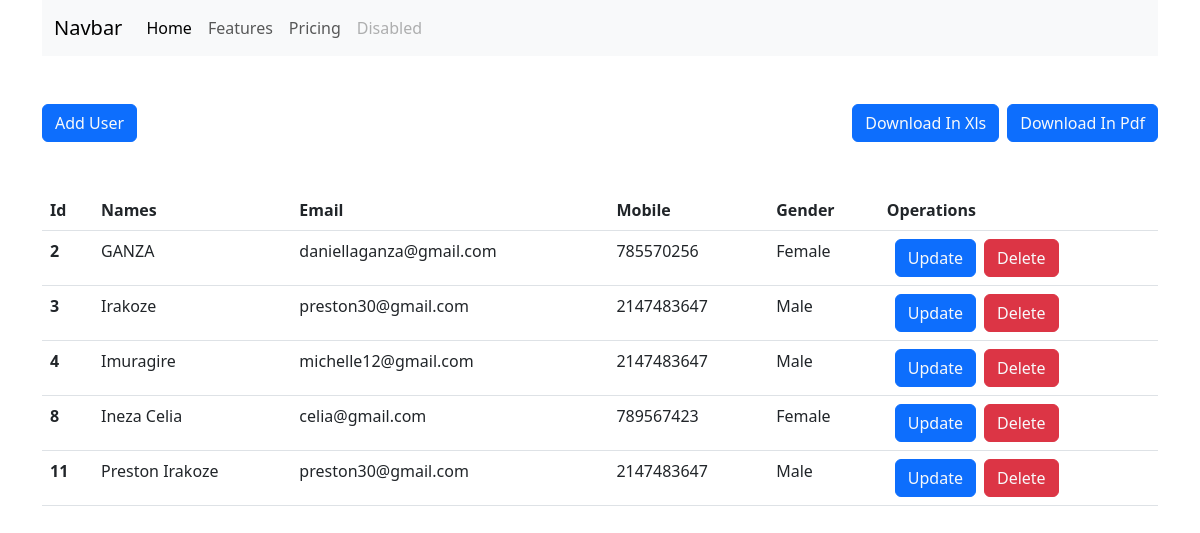
Screenshot of /display.php with the database file from the repository.
### tables this page shows
CREATE TABLE `people` (
  `id` int(5) NOT NULL,
  `fullname` varchar(100) NOT NULL,
  `email` varchar(200) NOT NULL,
  `password` varchar(200) NOT NULL,
  `gender` varchar(8) NOT NULL,
  `phone_number` int(15) NOT NULL
);

### display.php (the view, shortened to what this page needs)
<?php
include 'connection.php';
?>
<!DOCTYPE html>
<html lang="en">
<head>
    <link href="https://cdn.jsdelivr.net/npm/bootstrap@5.3.0-alpha3/dist/css/bootstrap.min.css" rel="stylesheet">
</head>
<body>
   <div class="container">
   <nav class="navbar navbar-expand-lg navbar-light bg-light">
  <div class="container-fluid">
    <a class="navbar-brand" href="#">Navbar</a>
    <div class="collapse navbar-collapse" id="navbarNavAltMarkup">
      <div class="navbar-nav">
        <a class="nav-link active" aria-current="page" href="#">Home</a>
        <a class="nav-link" href="#">Features</a>
        <a class="nav-link" href="#">Pricing</a>
        <a class="nav-link disabled" href="#" tabindex="-1" aria-disabled="true">Disabled</a>
      </div>
    </div>
  </div>
</nav>
    <button class="btn btn-primary my-5" id='button'><a href="user.php" class="text-light">Add User</a></button>
    <form action="download.php" method="post">
       <button class="btn btn-primary" id='download' type='submit' name='download'><a href="download.php?format='PDF'" class="text-light">Download In Pdf</a></button>
      <button class="btn btn-primary" id='download' type='submit' name='download'><a href="download.php?format='XLS'" class="text-light">Download In Xls</a></button>
    </form>
<table class="table table-hoverable">
  <thead>
    <tr>
      <th scope="col">Id</th>
      <th scope="col">Names</th>
      <th scope="col">Email</th>
      <th scope="col">Mobile</th>
      <th scope="col">Gender</th>
      <th scope="col">Operations</th>
    </tr>
  </thead>
  <tbody>
    <?php
 $sql="SELECT * from people ;";
 $result=$con->query($sql);
 if($result){
    while($row=mysqli_fetch_assoc($result)){
        $id=$row['id'];
        $name=$row['fullname'];
        $email=$row['email'];
        $mobile=$row['phone_number'];
        $gender=$row['gender'];
        echo ' <tr>
        <th scope="row">'.$id.'</th>
        <td>'.$name.'</td>
        <td>'.$email.'</td>
        <td>'.$mobile.'</td>
        <td>'.$gender.'</td>
        <td class="oper">
        <button class="btn btn-primary"><a href="update.php?updateid='.$id.'" class="text-light">Update</a></button>
        <button class="btn btn-danger"><a href="delete.php?deleteid='.$id.'" class="text-light">Delete</a></button>
        </td>
      </tr>';
    };
 }
?>
  </tbody>
</table>
   </div>
</body>
</html>

### display.php (style rules this page uses)
.text-light { color:#fff; text-decoration:none; }
.oper { margin:0.5em; }
.oper button { float:left; margin-left:0.5em; }
#download { float:right; margin-left:.5em; margin-top:3em; }
#button { float:left; }

### rows the page displays
people: id "2", fullname "GANZA", email "daniellaganza@gmail.com", phone_number "785570256", gender "Female"
people: id "3", fullname "Irakoze", email "preston30@gmail.com", phone_number "2147483647", gender "Male"
people: id "4", fullname "Imuragire", email "michelle12@gmail.com", phone_number "2147483647", gender "Male"
people: id "8", fullname "Ineza Celia", email "celia@gmail.com", phone_number "789567423", gender "Female"
people: id "11", fullname "Preston Irakoze", email "preston30@gmail.com", phone_number "2147483647", gender "Male"
